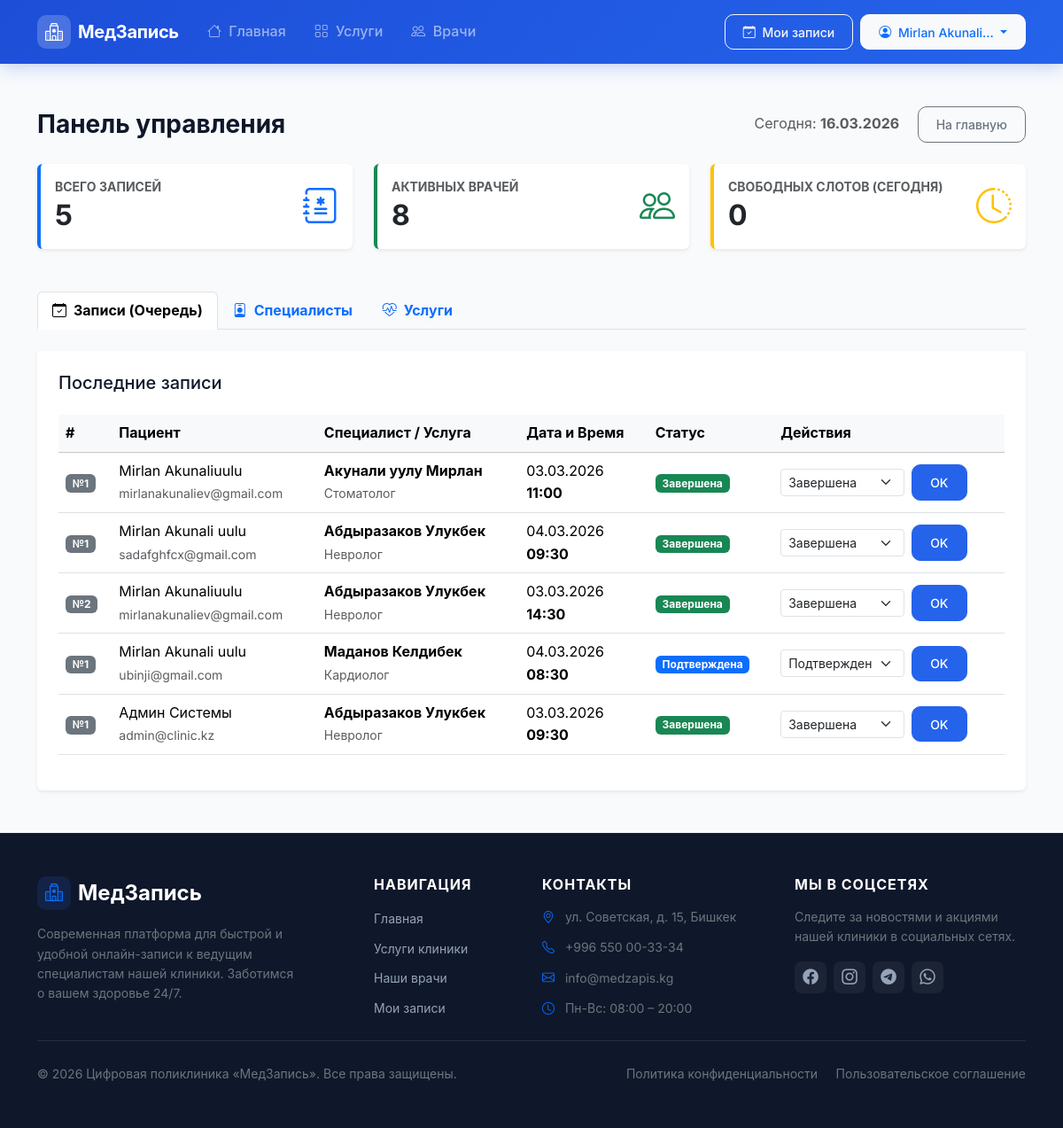
Before: /dashboard/ (signed in) with the older database file.
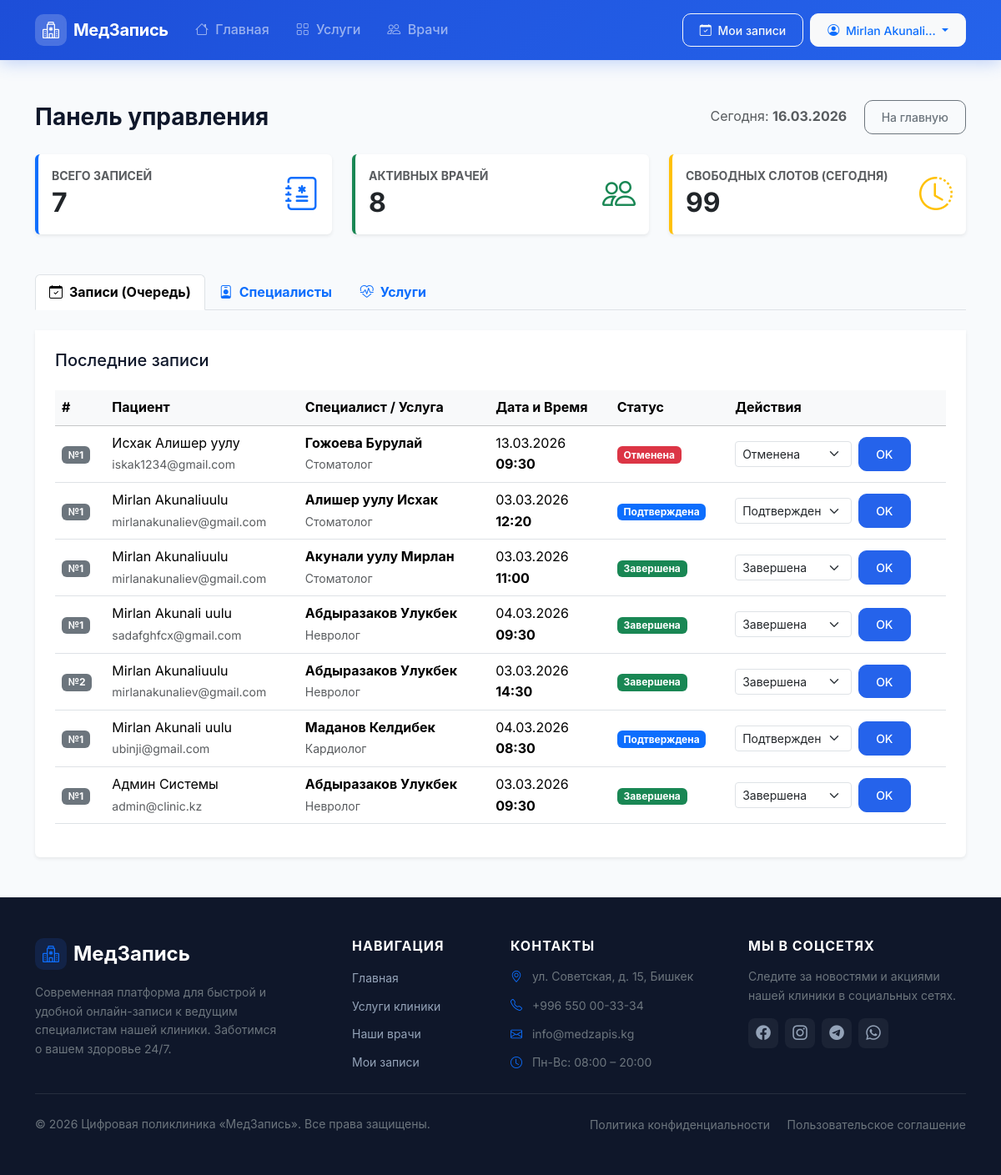
After: the same page with the newer database file.
### queue_app/models.py (models this page shows, shortened)
class Appointment(models.Model):
    STATUS_CHOICES = [
        ('pending', 'Ожидает'),
        ('confirmed', 'Подтверждена'),
        ('completed', 'Завершена'),
        ('cancelled', 'Отменена'),
    ]
    patient = models.ForeignKey(
        settings.AUTH_USER_MODEL,
        on_delete=models.CASCADE,
        related_name='appointments',
        verbose_name='Пациент'
    )
    service = models.ForeignKey(
        Service,
        on_delete=models.CASCADE,
        related_name='appointments',
        verbose_name='Услуга'
    )
    specialist = models.ForeignKey(
        Specialist,
        on_delete=models.CASCADE,
        related_name='appointments',
        verbose_name='Специалист'
    )
    time_slot = models.OneToOneField(
        TimeSlot,
        on_delete=models.CASCADE,
        related_name='appointment',
        verbose_name='Временной слот'
    )
    queue_number = models.PositiveIntegerField(verbose_name='Номер очереди', editable=False)
    status = models.CharField(
        max_length=20,
        choices=STATUS_CHOICES,
        default='pending',
        verbose_name='Статус'
    )
    complaint = models.TextField(blank=True, verbose_name='Причина обращения')
    created_at = models.DateTimeField(auto_now_add=True, verbose_name='Дата создания')
    updated_at = models.DateTimeField(auto_now=True)
    class Meta:
        verbose_name = 'Запись'
        verbose_name_plural = 'Записи'
        ordering = ['-created_at']
    def get_status_badge_class(self):
        badge_map = {
            'pending': 'warning',
            'confirmed': 'primary',
            'completed': 'success',
            'cancelled': 'danger',
        }
        return badge_map.get(self.status, 'secondary')

class Specialist(models.Model):
    first_name = models.CharField(max_length=50, verbose_name='Имя')
    last_name = models.CharField(max_length=50, verbose_name='Фамилия')
    middle_name = models.CharField(max_length=50, blank=True, verbose_name='Отчество')
    service = models.ForeignKey(
        Service,
        on_delete=models.CASCADE,
        related_name='specialists',
        verbose_name='Специализация'
    )
    bio = models.TextField(blank=True, verbose_name='Биография / О враче')
    experience_years = models.PositiveIntegerField(default=0, verbose_name='Стаж (лет)')
    photo = models.ImageField(
        upload_to='specialists/',
        blank=True,
        null=True,
        verbose_name='Фото'
    )
    cabinet = models.CharField(max_length=20, blank=True, verbose_name='Кабинет')
    work_start = models.TimeField(default='09:00', verbose_name='Начало рабочего дня')
    work_end = models.TimeField(default='18:00', verbose_name='Конец рабочего дня')
    is_active = models.BooleanField(default=True, verbose_name='Активен')
    created_at = models.DateTimeField(auto_now_add=True)
    class Meta:
        verbose_name = 'Специалист'
        verbose_name_plural = 'Специалисты'
        ordering = ['last_name', 'first_name']

class Service(models.Model):
    name = models.CharField(max_length=100, verbose_name='Название услуги')
    description = models.TextField(blank=True, verbose_name='Описание')
    icon = models.CharField(
        max_length=50,
        default='bi-heart-pulse',
        verbose_name='Bootstrap иконка',
        help_text='Например: bi-heart-pulse, bi-bandaid, bi-clipboard2-pulse'
    )
    duration_minutes = models.PositiveIntegerField(
        default=30,
        verbose_name='Длительность приёма (мин)'
    )
    is_active = models.BooleanField(default=True, verbose_name='Активна')
    created_at = models.DateTimeField(auto_now_add=True)
    class Meta:
        verbose_name = 'Услуга'
        verbose_name_plural = 'Услуги'
        ordering = ['name']

class TimeSlot(models.Model):
    specialist = models.ForeignKey(
        Specialist,
        on_delete=models.CASCADE,
        related_name='time_slots',
        verbose_name='Специалист'
    )
    date = models.DateField(verbose_name='Дата')
    time = models.TimeField(verbose_name='Время')
    is_available = models.BooleanField(default=True, verbose_name='Доступен')
    class Meta:
        verbose_name = 'Временной слот'
        verbose_name_plural = 'Временные слоты'
        ordering = ['date', 'time']
        unique_together = ('specialist', 'date', 'time')

### accounts/models.py (models this page shows, shortened)
class CustomUser(AbstractUser):
    phone = models.CharField(
        max_length=20,
        verbose_name='Номер телефона',
        help_text='Формат: +996 XXX XXXXXX'
    )
    date_of_birth = models.DateField(
        null=True,
        blank=True,
        verbose_name='Дата рождения'
    )
    email = models.EmailField(unique=True, verbose_name='Email')
    REQUIRED_FIELDS = ['email', 'first_name', 'last_name', 'phone']
    class Meta:
        verbose_name = 'Пользователь'
        verbose_name_plural = 'Пользователи'
    def get_full_name(self):
        return f'{self.first_name} {self.last_name}'.strip() or self.username

### queue_app/views.py (the view)
# urls.py: path('dashboard/', views.DashboardHomeView.as_view(), name='dashboard_home'),
class DashboardHomeView(IsStaffMixin, TemplateView):
    template_name = 'queue_app/dashboard.html'
    def get_context_data(self, **kwargs):
        context = super().get_context_data(**kwargs)
        today = timezone.now().date()
        context['total_appointments'] = Appointment.objects.count()
        context['active_doctors'] = Specialist.objects.filter(is_active=True).count()
        context['free_slots_today'] = TimeSlot.objects.filter(date=today, is_available=True).count()
        context['appointments'] = Appointment.objects.select_related('patient', 'specialist', 'service', 'time_slot').order_by('-created_at')[:50] # Последние 50 записей для удобства
        context['specialists'] = Specialist.objects.select_related('service').all()
        context['services'] = Service.objects.all()
        context['status_choices'] = Appointment.STATUS_CHOICES
        context['today'] = today
        return context

### queue_app/views.py (called while the page is built)
    def test_func(self):
        return self.request.user.is_authenticated and (self.request.user.is_staff or self.request.user.is_superuser)

### templates/queue_app/dashboard.html (shortened to what the changed rows need)
{% extends 'base.html' %}
{% load static %}
{% block content %}
<div class="container py-5">
    <div class="d-flex justify-content-between align-items-center mb-4">
        <h1 class="h3 fw-bold mb-0">Панель управления</h1>
    </div>
    <div class="row g-4 mb-5">
        <div class="col-md-4">
            <div class="card border-0 shadow-sm h-100 p-3" style="border-left: 4px solid #0d6efd !important;">
                <div class="d-flex align-items-center justify-content-between">
                    <div>
                        <h6 class="text-muted mb-1 text-uppercase small fw-bold">Всего записей</h6>
                        <h2 class="mb-0 fw-bold">{{ total_appointments }}</h2>
                    </div>
                </div>
            </div>
        </div>
        <div class="col-md-4">
            <div class="card border-0 shadow-sm h-100 p-3" style="border-left: 4px solid #198754 !important;">
                <div class="d-flex align-items-center justify-content-between">
                    <div>
                        <h2 class="mb-0 fw-bold">{{ active_doctors }}</h2>
                    </div>
                </div>
            </div>
        </div>
        <div class="col-md-4">
            <div class="card border-0 shadow-sm h-100 p-3" style="border-left: 4px solid #ffc107 !important;">
                <div class="d-flex align-items-center justify-content-between">
                    <div>
                        <h6 class="text-muted mb-1 text-uppercase small fw-bold">Свободных слотов (сегодня)</h6>
                        <h2 class="mb-0 fw-bold">{{ free_slots_today }}</h2>
                    </div>
                </div>
            </div>
        </div>
    </div>
    <div class="tab-content bg-white p-4 shadow-sm rounded-bottom" id="dashboardTabsContent">
        <div class="tab-pane fade show active" id="appointments" role="tabpanel" aria-labelledby="appointments-tab">
            <div class="table-responsive">
                <table class="table table-hover align-middle">
                    <thead class="table-light">
                        <tr>
                            <th scope="col">#</th>
                            <th scope="col">Пациент</th>
                            <th scope="col">Специалист / Услуга</th>
                            <th scope="col">Дата и Время</th>
                            <th scope="col">Статус</th>
                            <th scope="col">Действия</th>
                        </tr>
                    </thead>
                    <tbody>
                        {% for app in appointments %}
                        <tr>
                            <td><span class="badge bg-secondary">№{{ app.queue_number }}</span></td>
                            <td>
                                {{ app.patient.get_full_name|default:app.patient.username }}<br>
                                <small class="text-muted">{{ app.patient.email }}</small>
                            </td>
                            <td>
                                <strong>{{ app.specialist.last_name }} {{ app.specialist.first_name }}</strong><br>
                                <small class="text-muted">{{ app.service.name }}</small>
                            </td>
                            <td>
                                {{ app.time_slot.date|date:"d.m.Y" }}<br>
                                <strong>{{ app.time_slot.time|time:"H:i" }}</strong>
                            </td>
                            <td>
                                <span class="badge bg-{{ app.get_status_badge_class }}">
                                    {{ app.get_status_display }}
                                </span>
                            </td>
                            <td>
                                <form method="post" action="{% url 'dashboard_appointment_status' app.pk %}"
                                    class="d-flex align-items-center gap-2">
                                    <select name="status" class="form-select form-select-sm" style="width: 140px;">
                                        {% for val, label in status_choices %}
                                        <option value="{{ val }}" {% if app.status == val %}selected{% endif %}>{{ label  }}</option>
                                        {% endfor %}
                                    </select>
                                    <button type="submit" class="btn btn-primary btn-sm">OK</button>
                                </form>
                            </td>
                        </tr>
                        {% empty %}
                        <tr>
                            <td colspan="6" class="text-center text-muted py-4">Нет ни одной записи.</td>
                        </tr>
                        {% endfor %}
                    </tbody>
                </table>
            </div>
        </div>
    </div>
</div>
{% endblock %}

Changed rows visible on the page:
added Appointment: queue_number "1", patient.get_full_name "Исхак Алишер уулу", patient.email "iskak1234@gmail.com", specialist.last_name "Гожоева", specialist.first_name "Бурулай", service.name "Стоматолог", time_slot "13.03.2026", time_slot.time "09:30", status "Отменена"
added Appointment: queue_number "1", patient.get_full_name "Mirlan Akunaliuulu", patient.email "mirlanakunaliev@gmail.com", specialist.last_name "Алишер уулу", specialist.first_name "Исхак", service.name "Стоматолог", time_slot "03.03.2026", time_slot.time "12:20", status "Подтверждена"
Other visible differences:
{{ total_appointments }}: "5" → "7"
{{ free_slots_today }}: "0" → "99"
